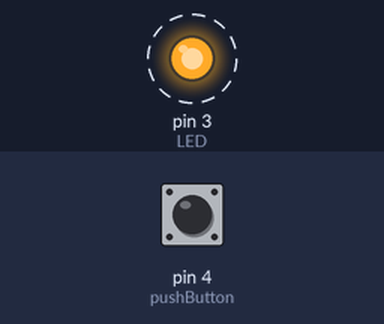
Bench run of a sketch on a simulated Arduino Uno, built with avr-gcc and run on an emulated ATmega328P. Shown: output pins drawn as LEDs (lit = HIGH). Dashed ring = blinking. The test bench sets the inputs (shaded band); at power-on: pin 4 (pushButton) HIGH.

Above: at 0.1 s.
Timing chart, 0 to 3.0 s (numbered marks = the images above):
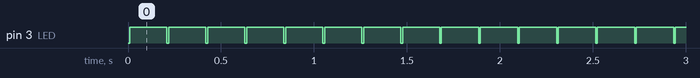

Measured:
- by itself, pin 3 (LED): alternates HIGH for 0.20 s and LOW for 0.01 s

The sketch:

BTTest.ino.ino
```cpp
// The default baud rate for communication is 9600

#include <SoftwareSerial.h>
SoftwareSerial BTserial(1, 2); // RX | TX

char c = ' ';
int pushButton = 4; //switch is connected to pin4

void setup()
{
  //Serial.begin(9600);
  //Serial.println("Enter AT commands:");
  BTserial.begin(9600);
  pinMode(pushButton, INPUT);
  pinMode(3,OUTPUT); //LED

}

void loop()
{
  int buttonState = digitalRead(pushButton);
  //BTserial.println("Bluetooth Test");
  if (buttonState == 0) {
    BTserial.println("In use");
    //Serial.println("Switch Open");
  }
  else {
    BTserial.println("Resting");
    //Serial.println("Switch closed");
  }

//  Serial.println("Bluetooth Test");
//    Serial.println(buttonState);

   digitalWrite(3, HIGH);

  delay(200);

  digitalWrite(3, LOW);
}
```
